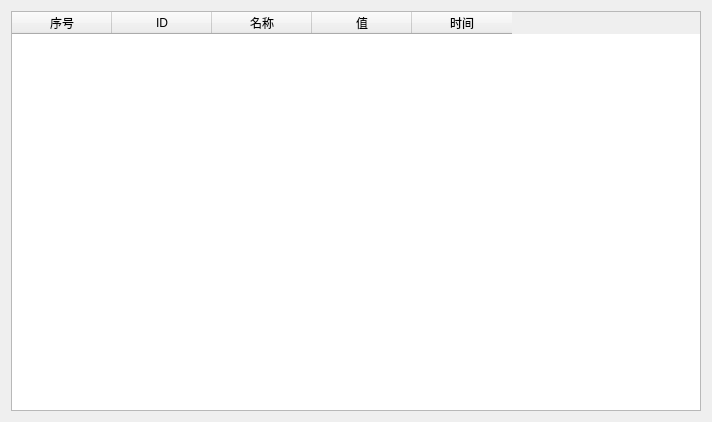
<?xml version="1.0" encoding="UTF-8"?>
<ui version="4.0">
 <class>CRealtimeDoWgt</class>
 <widget class="QWidget" name="CRealtimeDoWgt">
  <property name="geometry">
   <rect>
    <x>0</x>
    <y>0</y>
    <width>712</width>
    <height>422</height>
   </rect>
  </property>
  <property name="windowTitle">
   <string>CRealtimeDoWgt</string>
  </property>
  <layout class="QHBoxLayout" name="horizontalLayout">
   <item>
    <widget class="QTableWidget" name="tableWidget">
     <column>
      <property name="text">
       <string>序号</string>
      </property>
     </column>
     <column>
      <property name="text">
       <string>ID</string>
      </property>
     </column>
     <column>
      <property name="text">
       <string>名称</string>
      </property>
     </column>
     <column>
      <property name="text">
       <string>值</string>
      </property>
     </column>
     <column>
      <property name="text">
       <string>时间</string>
      </property>
     </column>
    </widget>
   </item>
  </layout>
 </widget>
 <layoutdefault spacing="6" margin="11"/>
 <resources/>
 <connections/>
</ui>
